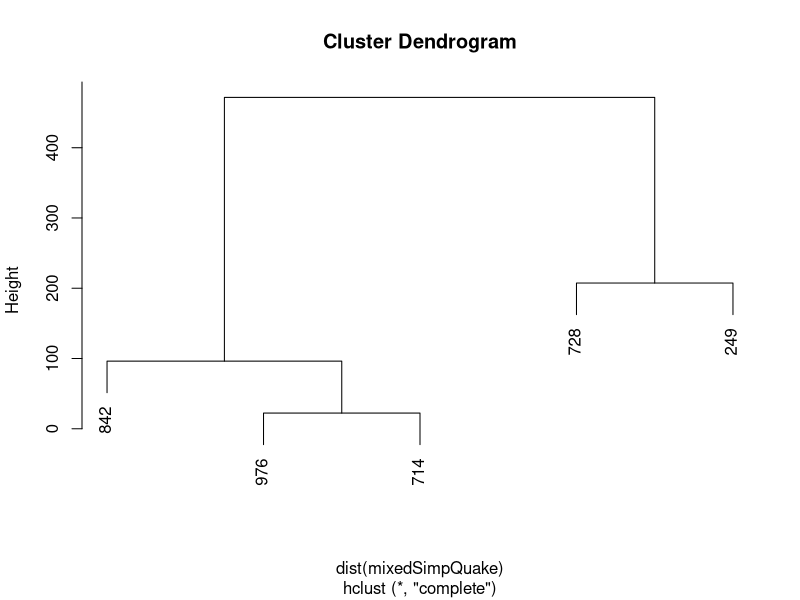
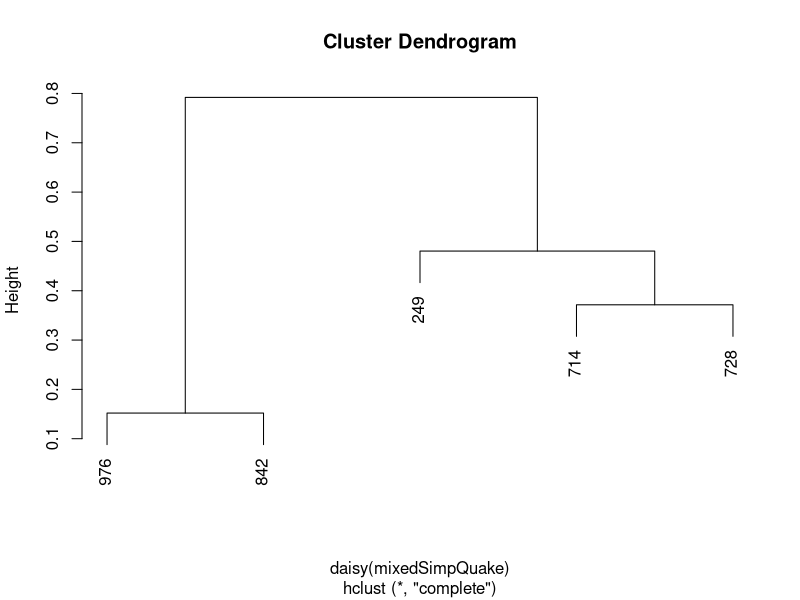
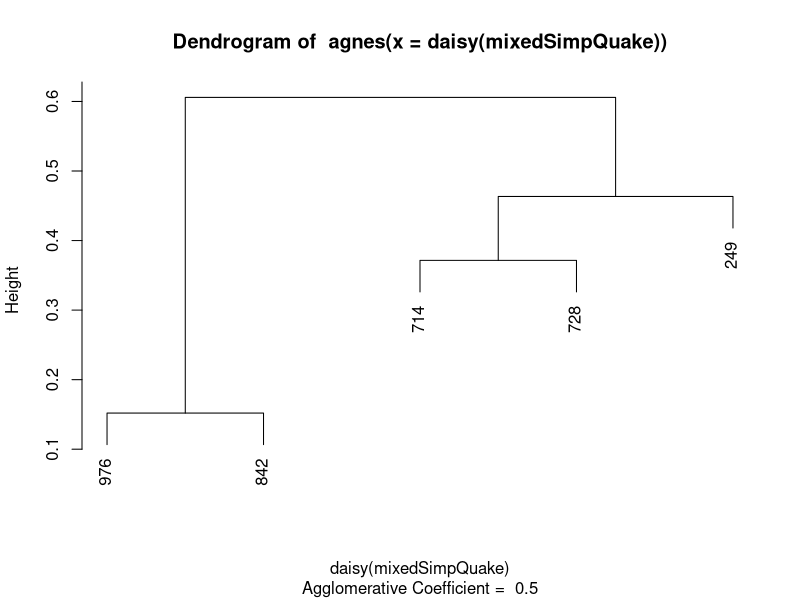

Here is the R script that generated these plots, in order:
# clustering with daisy
# vs dist

# daisy - dissimilarity on multiple data types
# Dissimilarity Matrix Calculation
# returns a dissimilarity.object

# dist - dissimilarity on numeric variables
# Distance Matrix Computation
# returns a dist object

# downsample quakes for demonstration. from 500 to 25
simpleQuakes <- quakes[sample(nrow(quakes),5),]

library(cluster)

# all values are numeric, so these return the same values
daisy(simpleQuakes)
dist(simpleQuakes)

# but...add a binary TRUE/FALSE column
binaryVector <- sample(c(FALSE,TRUE), nrow(simpleQuakes), replace = TRUE) 
mixedSimpQuake <- cbind(simpleQuakes, binaryVector)

# now there are significant differences
daisy(mixedSimpQuake) # includes TF column in calculation
dist(mixedSimpQuake) # ignores the TF column, same values as above

# more on dissimilarity.object
# metric is mixed. See object definition for $Types
#      I is interval scaled (numeric)
#      A is Asymmetric binary

# daisy can be used in place of dist
plot(hclust(dist(mixedSimpQuake)))
plot(hclust(daisy(mixedSimpQuake)))

plot(agnes(daisy(mixedSimpQuake)), which.plots = 2)
